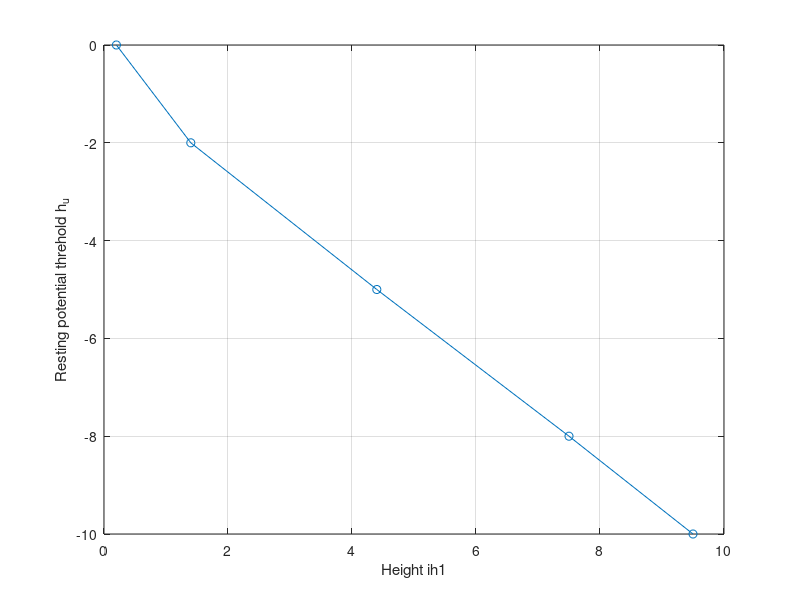
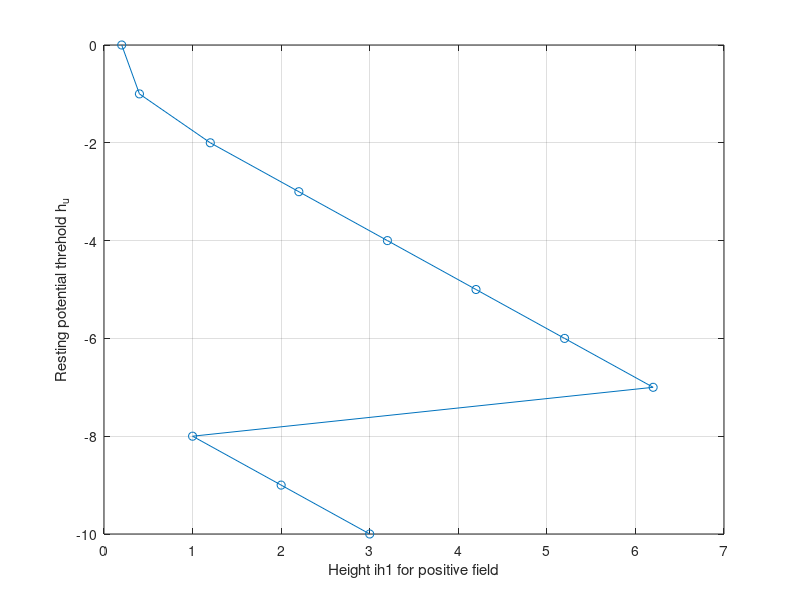

Reproduce these figures in MATLAB, in order.
function my_answers
% function my_answers
%
% 
%%%%%%%%%%%%%%%%%%%%%%%%%%%%%%%%%%%%%%%%%%%%%%%%%%%%%%%%%%%%%%%%%%%%%%%%%%%


%% Question 3:
h_u = [-10 -8 -5 -2 0];
ih1 = [9.5 7.5 4.4 1.4 0.2];

N = 2;

figure(N);
plot(ih1, h_u,'o-')
grid on
xlabel('Height ih1')
ylabel('Resting potential threhold h_u')

% They are inversely proportional

%% Question 4: Sustained response

h_u2 = [-10 -9 -8 -7   -6 -5   -4  -3   -2 -1  0]; % -6, -4, -3 not stored
ih1pos = [3  2  1  6.2 5.2 4.2 3.2 2.2 1.2 0.4 0.2];

figure(N+1)
plot(ih1pos, h_u2,'o-')
grid on
xlabel('Height ih1 for positive field')
ylabel('Resting potential threhold h_u')


%%%%%%%%%%%%%%%%%%%%%%%%%%%%%%%%%%%%%%%%%%%%%%%%%%%%%%%%%%%%%%%%%%%%%%%%%%%
end
